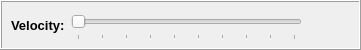
     <widget class="QFrame" name="Velocity_frame">
      <property name="geometry">
       <rect>
        <x>10</x>
        <y>480</y>
        <width>361</width>
        <height>50</height>
       </rect>
      </property>
      <property name="frameShape">
       <enum>QFrame::Shape::Box</enum>
      </property>
      <property name="frameShadow">
       <enum>QFrame::Shadow::Raised</enum>
      </property>
      <widget class="QLabel" name="Velocity_label">
       <property name="geometry">
        <rect>
         <x>310</x>
         <y>10</y>
         <width>41</width>
         <height>30</height>
        </rect>
       </property>
       <property name="sizePolicy">
        <sizepolicy hsizetype="Maximum" vsizetype="Preferred">
         <horstretch>30</horstretch>
         <verstretch>30</verstretch>
        </sizepolicy>
       </property>
       <property name="font">
        <font>
         <pointsize>12</pointsize>
        </font>
       </property>
       <property name="text">
        <string/>
       </property>
       <property name="alignment">
        <set>Qt::AlignmentFlag::AlignCenter</set>
       </property>
      </widget>
      <widget class="QWidget" name="layoutWidget">
       <property name="geometry">
        <rect>
         <x>11</x>
         <y>11</y>
         <width>291</width>
         <height>29</height>
        </rect>
       </property>
       <layout class="QHBoxLayout" name="horizontalLayout">
        <item>
         <widget class="QLabel" name="VelocityTag_label">
          <property name="sizePolicy">
           <sizepolicy hsizetype="Maximum" vsizetype="Preferred">
            <horstretch>0</horstretch>
            <verstretch>0</verstretch>
           </sizepolicy>
          </property>
          <property name="font">
           <font>
            <pointsize>10</pointsize>
            <bold>true</bold>
           </font>
          </property>
          <property name="text">
           <string>Velocity:</string>
          </property>
         </widget>
        </item>
        <item>
         <widget class="QSlider" name="Velocity_slider">
          <property name="sizePolicy">
           <sizepolicy hsizetype="Expanding" vsizetype="Minimum">
            <horstretch>0</horstretch>
            <verstretch>0</verstretch>
           </sizepolicy>
          </property>
          <property name="minimum">
           <number>10</number>
          </property>
          <property name="maximum">
           <number>100</number>
          </property>
          <property name="orientation">
           <enum>Qt::Orientation::Horizontal</enum>
          </property>
          <property name="tickPosition">
           <enum>QSlider::TickPosition::TicksBelow</enum>
          </property>
          <property name="tickInterval">
           <number>10</number>
          </property>
         </widget>
        </item>
       </layout>
      </widget>
     </widget>
